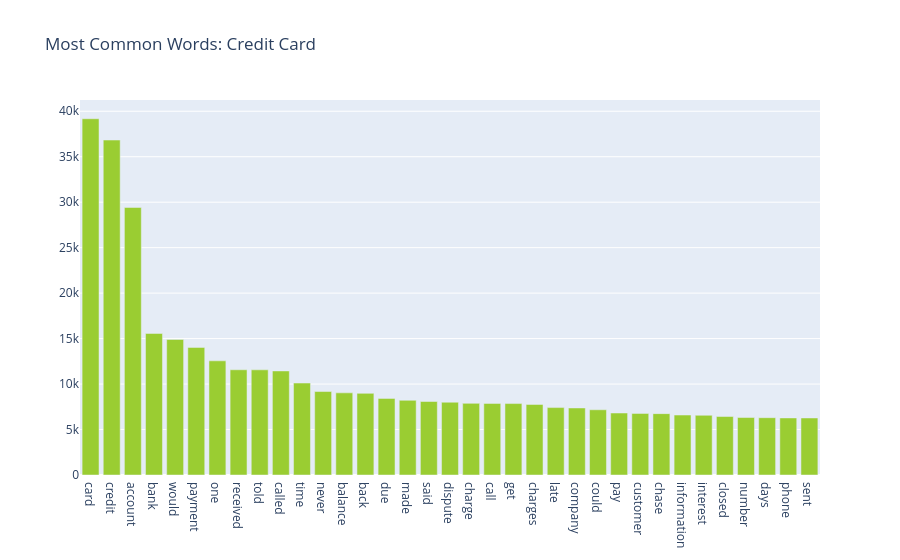

Notebook source saved alongside this figure:
### Code cell
data = FreqDist(credit_card_text_processed).most_common(35)
fig = go.Figure()
fig.add_trace(go.Bar(x= [data[i][0] for i in range(len(data))], y=[data[i][1] for i in range(len(data))]))
fig.update_traces(marker_color='yellowgreen')
fig.update_layout(title = "Most Common Words: Credit Card")
fig.show()

### Figure 1 — Plotly figure (JSON) as saved in the notebook; plotly's stock layout.template omitted (floating-point values rounded to 4 significant figures)
{"data": [{"marker": {"color": "yellowgreen"}, "type": "bar", "x": ["card", "credit", "account", "bank", "would", "payment", "one", "received", "told", "called", "time", "never", "balance", "back", "due", "made", "said", "dispute", "charge", "call", "get", "charges", "late", "company", "could", "pay", "customer", "chase", "information", "interest", "closed", "number", "days", "phone", "sent"], "y": [39175, 36833, 29419, 15567, 14903, 14029, 12555, 11570, 11564, 11442, 10112, 9179, 9031, 8977, 8424, 8211, 8081, 8002, 7877, 7872, 7855, 7759, 7414, 7372, 7172, 6818, 6774, 6749, 6594, 6565, 6431, 6321, 6301, 6276, 6270]}], "layout": {"title": {"text": "Most Common Words: Credit Card"}}}
